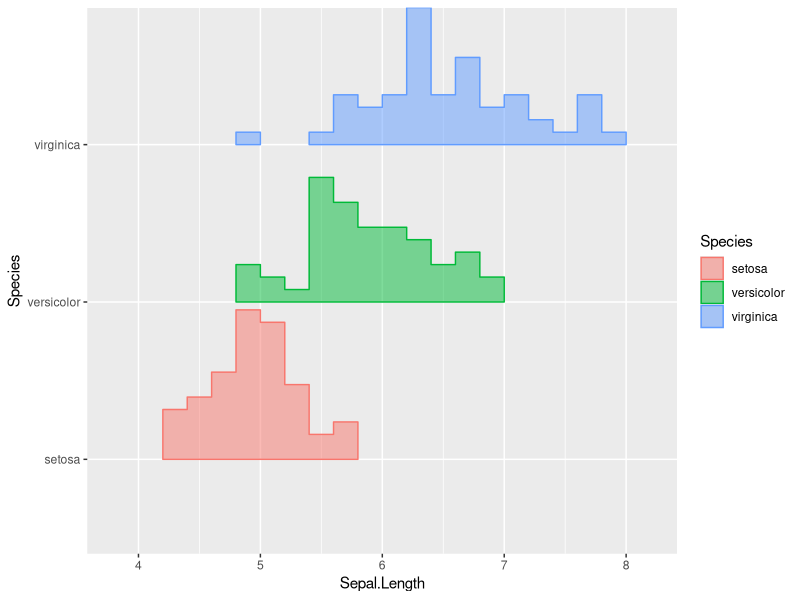
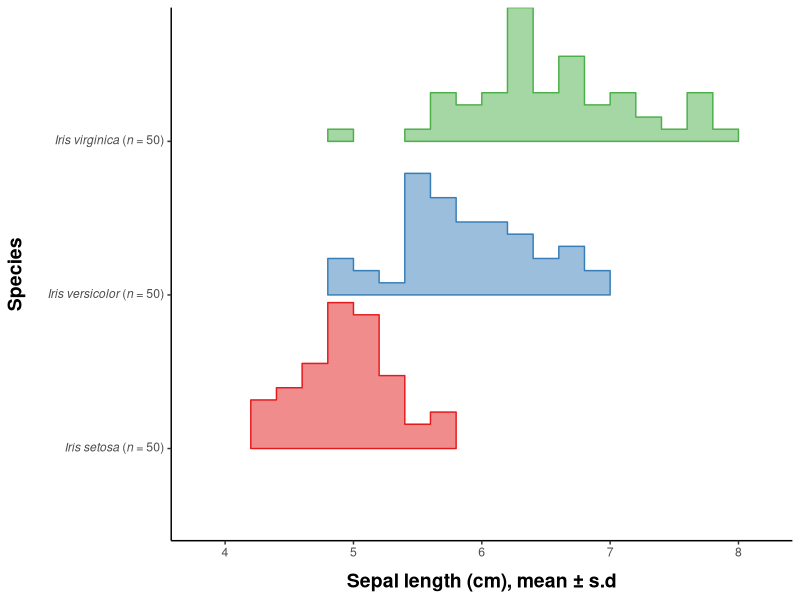
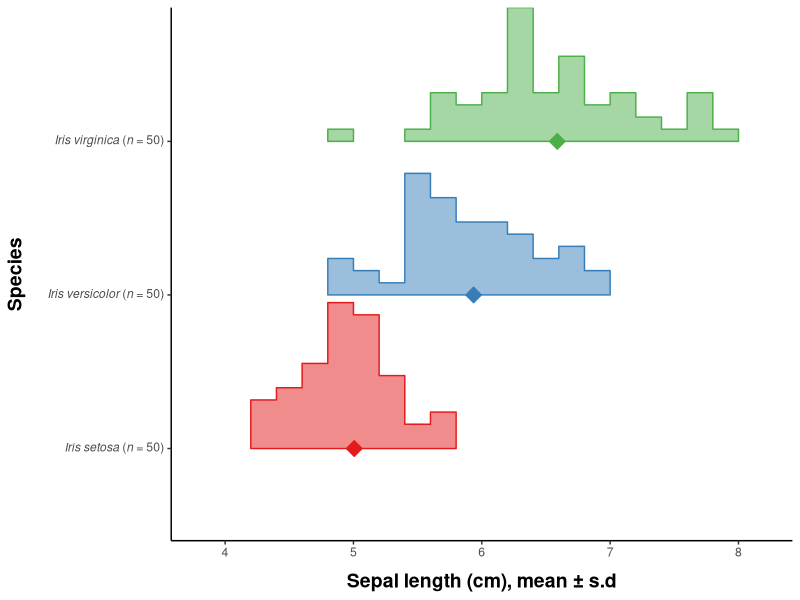
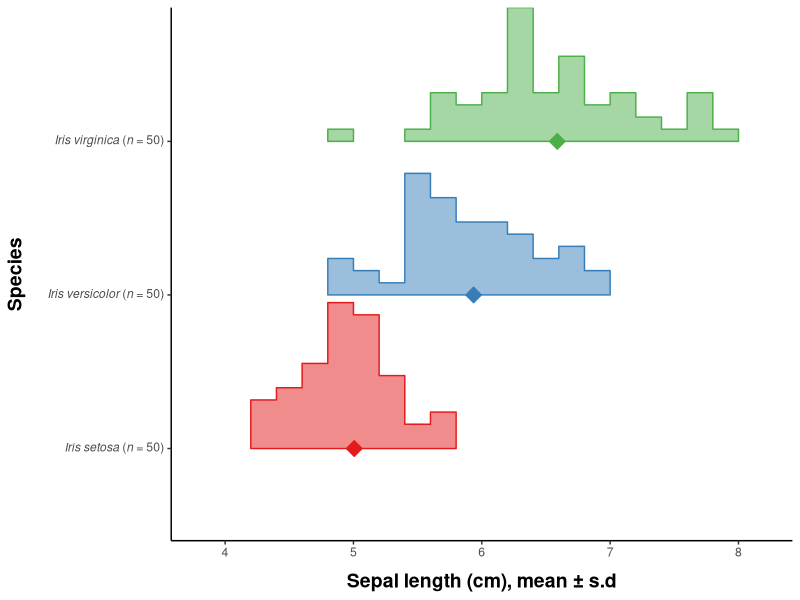
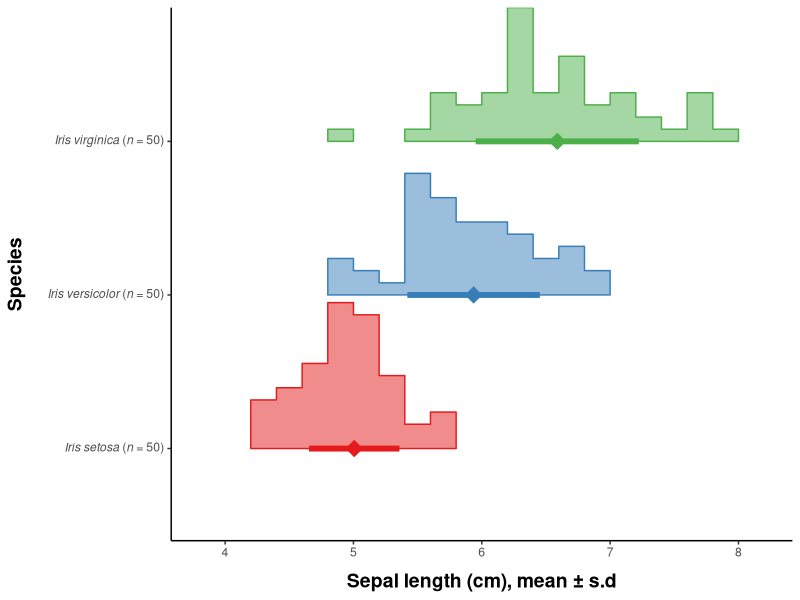
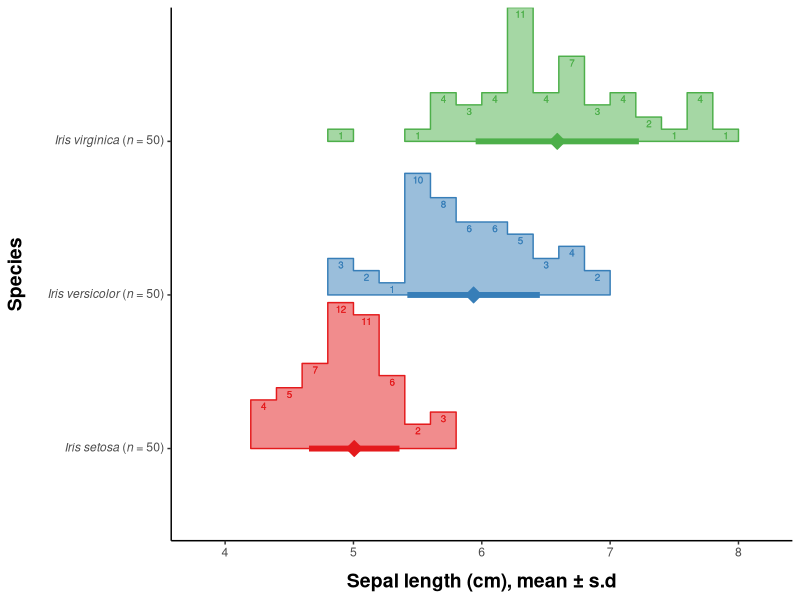
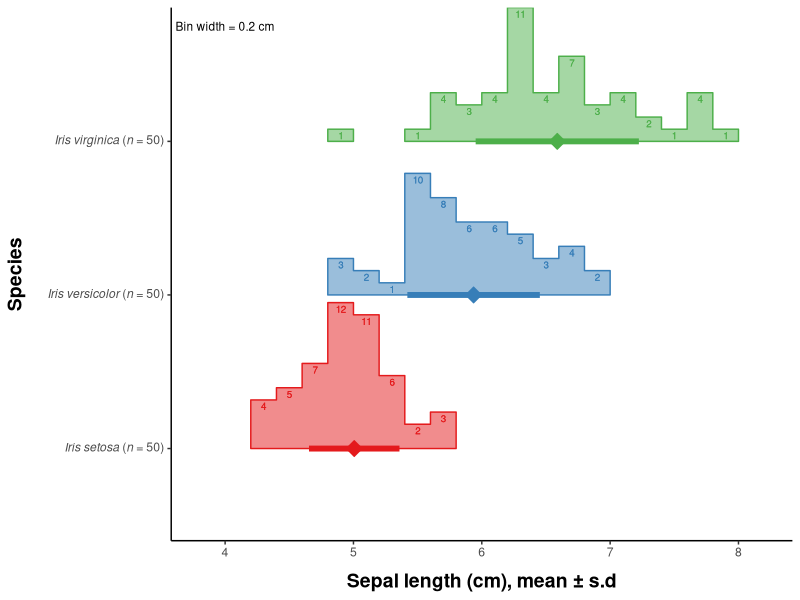
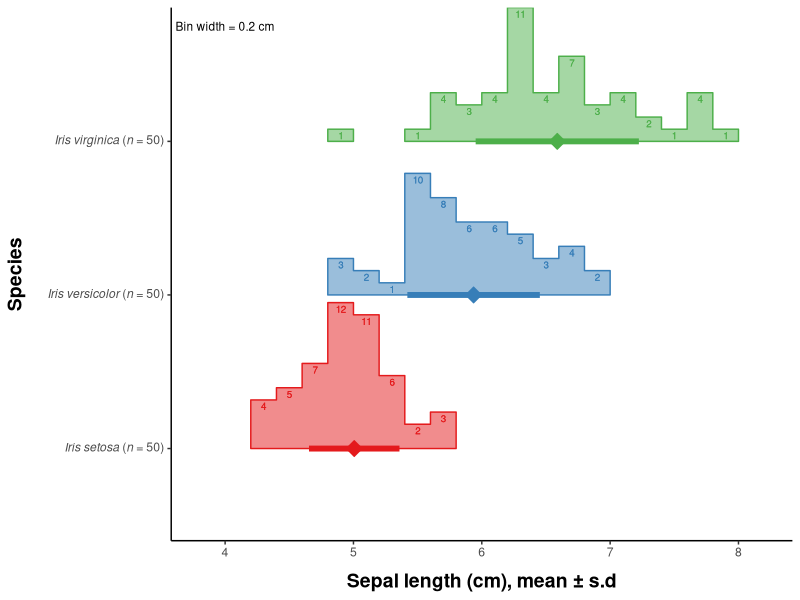

Write the R code that produced these figures, in order.
######################################################################
##                                                                  ##
##  Horizontal histograms with summary statistics (mean +- error)   ##
##                                                                  ##
##  Author: Dr. Maja Ilic                                           ##
##          School of Biological Sciences                           ##
##          Queen's University Belfast                              ##
##          maja.ilic.bio@gmail.com                                 ##
##                                                                  ##
##  Date: 27.09.2020                                                ##
##                                                                  ##
##  Original idea: Prof. William Sutherland                         ##
##                 Department of Zoology                            ##
##                 University of Cambridge                          ##
##                                                                  ##
##  How it all started:                                             ##
##  https://twitter.com/Bill_Sutherland/status/1309771803661930496  ##
##                                                                  ##
######################################################################

##===============================================
## Packages ----

library(ggplot2)
library(ggridges)
library(dplyr)

##===============================================
## Data ----

data(iris)
head(iris)

##===============================================
## First step: generate a plot using ggplot() with vertical histograms ----

# Define a nice lable for x-axis
# Note: \u00B1 is generating the +- sign

xlab <- "Sepal length (cm), mean \u00B1 s.d"

## Simple plot

# Use geom_density_ridges() to generate histograms for each Iris species
# When specifying the histogram bins, there are multiple different options
# "bins": sets a number of bins (with arbitrary center/boundaries)
# "binwidth" sets the with of each bin (with arbitrary center/boundaries)
# "center": specifies the center of each bin, e.g. center = 0 and width = 1 centeres on integers;
# same can be achieved with boundary = 0.5 and width = 1
# Alternativelly, you can specify the breaks, which in my opinion gives you the most "control"
# You can choose if you want to draw the baseline, if not, set draw_baseline = FALSE
# alpha = 0.5 is used for transparency
# scale = 0.95 is used to make all histograms visible without overlapping

# Generate breaks for the histogram bins

hist.bins <- seq(from = floor(min(iris$Sepal.Length, na.rm = T)),
                 to = ceiling(max(iris$Sepal.Length, na.rm = T)),
                 by = 0.2)

# Note: the above code can be written much simpler (e.g. without na.rm = T etc.),
# but for exercises purposes, I wanted to keep it as general as possible, 
# so that it can be easily applied to other data
# by = 0.2 seemed reasonable here (each bin is 0.2 cm wide)

g1 <- ggplot() + 
  geom_density_ridges2(data = iris, aes(x = Sepal.Length, y = Species, 
                                        fill = Species, color = Species, height = stat(density)),
                       stat = "binline", breaks = hist.bins, draw_baseline = FALSE, alpha = 0.5, scale = 0.95) 

g1

# To make the plot nicer, you can choose another theme (e.g. theme_classic())
# and/or add specific changes to your theme (bold titles etc).
# Change to default colors using scale_fill and scale_color
# Alternative: Use coord_flip() to flip the coordinates and get vertical histograms
# Note that the legend here is redundant and can be removed with legend.position = "none"
# within theme()
# For a "very scientific" figure, I will also adjust the labels on the y-axis and add the sample size
# Note that this is done manually, although there might also be a way of doing it more general

spec.labs <- c(expression(paste(italic("Iris setosa")~"("*italic("n")~"= 50)")),
               expression(paste(italic("Iris versicolor")~"("*italic("n")~"= 50)")),
               expression(paste(italic("Iris virginica")~"("*italic("n")~"= 50)")))

g1 <- g1 +
  theme_classic() +
  theme(axis.title.y = element_text(size = 14, face = "bold", margin = margin(0,15,0,0)),
        axis.title.x = element_text(size = 14, face = "bold", margin = margin(10,0,0,0)),
        legend.position = "none") +
  scale_fill_brewer(palette = "Set1") +
  scale_color_brewer(palette = "Set1") +
  scale_y_discrete(breaks = levels(iris$Species),
                   labels = spec.labs) +
  labs(x = xlab)

g1

##===============================================
## Second step: calculate summary statistics ----

# Note: there are ways of calculating the summary statistics
# (such as mean) directly within the ggplot(), however,
# I personally prefer having a separate dataframe with means,
# errors and other summary statistics

# For exercise purposes, I choose to work with "Sepal.Length" 
# and have only calculated mean and standard deviation for this one variable

summary.df <- iris %>% 
  group_by(Species) %>% 
  summarize(Mean_SL = mean(Sepal.Length, na.rm = T),
            SD_SL = sd(Sepal.Length, na.rm =T))

summary.df

# Note: using na.rm = T is reduntant in this specific case, as there are no NAs present,
# but it is in general a good practise and is therefore included in the code

##===============================================
## Third step: add summary statistics to the plot ----

# In order to add the mean values to the plot, all you have to do 
# is to add them to the existing plot using geom_point()
# Make sure you now use your dataframe with summary statistics
# Note that I chose the diamond shape here (shape = 23)

g1 <- g1 +   
  geom_point(data = summary.df, 
             aes(x = Mean_SL, y = Species, 
                 fill = Species, color = Species),
             size = 4, shape = 23)

g1

# To add the error bar (here: standard deviation), you can use geom_segment()
# Values that you will need to specify here are x, xend, y and yend
# Although it is obvious that the positions of the histograms are 1, 2 and 3,
# you can check this by getting a table from your existing ggplot() with all 
# information on positions, colors and similar

gt <- ggplot_build(g1)
gt

# The easiest way to find the positions here is to look at the second data layer,
# which in this case are the mean values we've plotted (see column "y")

gt$data[[2]]

# You can add the position to the dataframe with summary statistics

summary.df$Pos <- gt$data[[2]]$y
summary.df

# Finally, you can add the standard deviation to the existing plot
# I have used "size" to make the "error bar" a bit thicker

g1 <- g1 +   
  geom_segment(data = summary.df, 
               aes(x = Mean_SL - SD_SL, xend = Mean_SL + SD_SL, 
                   y = Pos, yend = Pos, 
                   color = Species),
               size = 2)

g1

##===============================================
## Fourt step: add counts to each bin ----

# This is a bit tricky, so take your time while you're doing this and make a few checks
# The idea is to extract the counts from the ggplot object
# The are stored in the column "counts" in gt$data[[1]]

hist.counts <- gt$data[[1]]

# Next, exclude all counts which are NA or zero

hist.counts <- hist.counts %>% filter(!is.na(count) & count != 0)

# Add the Species column (necessary for Species-specific color of the text)

hist.counts[which(hist.counts$y == 1), "Species"] <- levels(iris$Species)[1]
hist.counts[which(hist.counts$y == 2), "Species"] <- levels(iris$Species)[2]
hist.counts[which(hist.counts$y == 3), "Species"] <- levels(iris$Species)[3]

# Check if the number of counts reflects the sample size (which is 50 for all three species)
# Note: all bins are represented twice in hist.counts, so the sum of all counts per species should be 100

hist.counts %>% group_by(Species) %>% 
  summarize(all.counts = sum(count))

# Add the counts to the plot
# Note: I chose xmin + 0.1 as the position for the numbers, as this is exactly the middle 
# of each bar in your histogram (as bin width was chosen to be 0.2)
# The y-position of the text is something you might need to play with,
# using ymax from the hist.counts dataframe, and adjusting with +- height
# With "size", you can set the size of the text
# You can either specify one common color (e.g. white or black)
# or you a grouping variable (e.g. Species) for group-/Species-specific color

g1 <- g1 +  
  geom_text(data = hist.counts, 
            aes(x = xmin + 0.1, y = ymax - 0.04,
                label = count, color = Species),
            size = 2.5)

g1

# And finally, so that the figure can be understood with any additional text/legend,
# add the bin width to the plot:

g1 <- g1 + 
  annotate("text", x = 4, y = 3.75, hjust = 0.5, label = "Bin width = 0.2 cm", size = 3)

g1

# Save the plot using ggsave()

ggsave("Horizontal histogram with summary statistics for Iris.png", g1, width = 8, height = 6)

# Done!
# As always, I am sure there are other ways of coding this, 
# but for me, this seems very easy and intuitive.
# And most importantly: it works and looks nice!
